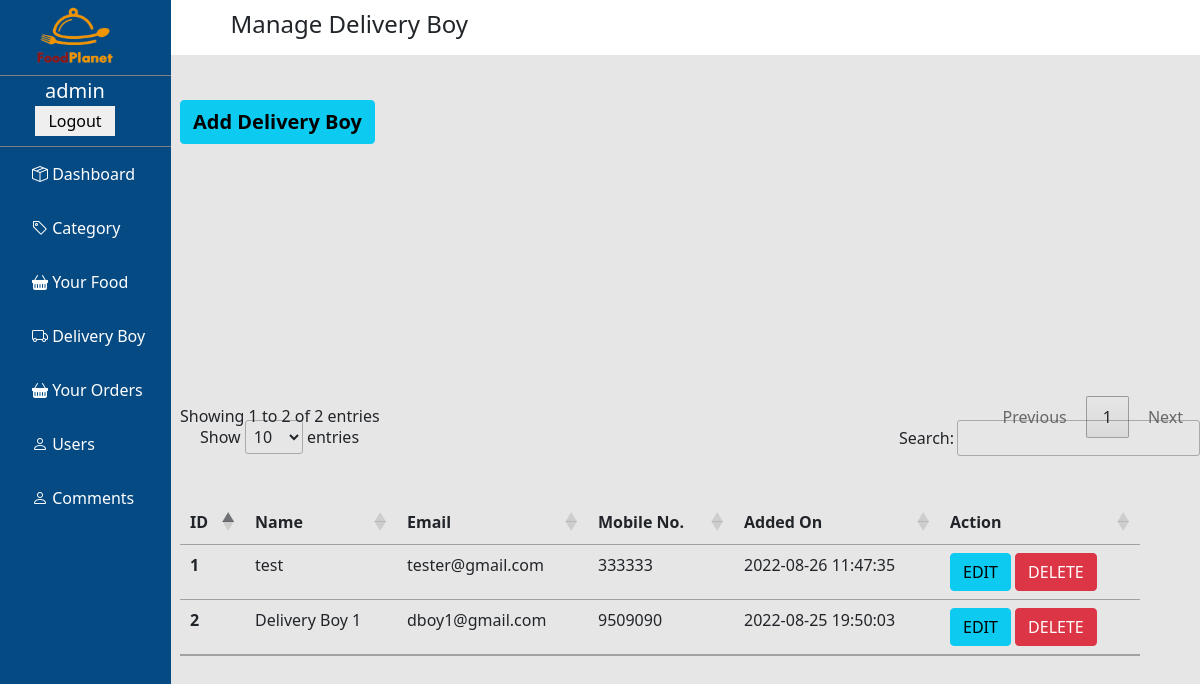
The page /admin/delivery.php (signed in) on the database its author committed.
### tables this page shows
CREATE TABLE `delivery_boy` (
  `id` int(50) NOT NULL,
  `d_name` varchar(50) NOT NULL,
  `d_email` varchar(50) NOT NULL,
  `d_mobile` int(20) NOT NULL,
  `date` datetime NOT NULL DEFAULT current_timestamp()
);

### admin/delivery.php (the view, shortened to what this page needs)
<?php include "partials/_dbconnect.php";?>
<!doctype html>
<html lang="en">
<head>
    <link href="https://cdn.jsdelivr.net/npm/bootstrap@5.1.3/dist/css/bootstrap.min.css" rel="stylesheet"
>
    <link rel="stylesheet" href="https://cdn.jsdelivr.net/npm/bootstrap-icons@1.3.0/font/bootstrap-icons.css">
    <link rel="stylesheet" href="//cdn.datatables.net/1.12.1/css/jquery.dataTables.min.css">
</head>
<body>
    <div id="main_contain">
        <?php include "partials/_navbar.php"?>
        <div class="side_navbar">
            <h4>Manage Delivery Boy</h4>
        </div>
        <div class="add_category">
            <button type="button" class="btn btn-info"><a href="add_delivery.php"
                    style="color:black; font-weight:700; font-size:20px">Add Delivery Boy</a></button>
        </div>
    </div>
    <table class="table" id="myTable">
        <thead>
            <tr>
                <th scope="col"> ID</th>
                <th scope="col"> Name</th>
                <th scope="col"> Email</th>
                <th scope="col"> Mobile No.</th>
                <th scope="col">Added On</th>
                <th scope="col">Action</th>
            </tr>
        </thead>
        <tbody>
            <?php
    $sql = "SELECT * FROM `delivery_boy` ORDER BY `id` DESC";
    $result = mysqli_query($conn, $sql);
    $sno = 0;
    while($rows = mysqli_fetch_assoc($result)){
      $id = $rows['id'];
      $d_name = $rows['d_name'];
      $d_email = $rows['d_email'];
      $d_mobile = $rows['d_mobile'];
      $date = $rows['date'];
      $sno = $sno+1;
      echo '<tr>
      <th scope="row">'.$sno.'</th>
      <td>'.$d_name.'</td>
      <td>'.$d_email.'</td>
      <td>'.$d_mobile.'</td>
      <td>'.$date.'</td>
      <td>
      <button type="submit" data-bs-toggle="modal" data-bs-target="#modalEdit" class="edit_delivery_info btn btn-info" id =e'.$id.'>EDIT</button>
      <button type="submit" class="dlt_delivery_info btn btn-danger" id ='.$id.'>DELETE</button></td>
      </tr>';
    }
  ?>
</body>
</html>

### rows shown on the page
delivery_boy: d_name "test", d_email "tester@gmail.com", d_mobile "333333", date "2022-08-26 11:47:35"
delivery_boy: d_name "Delivery Boy 1", d_email "dboy1@gmail.com", d_mobile "9509090", date "2022-08-25 19:50:03"

### other values the page prints
$_SESSION['admin_info'] "admin"
